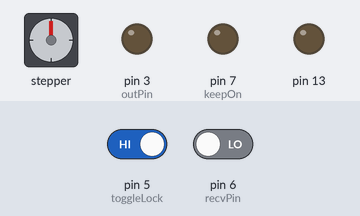
Bench run of a sketch on a simulated Arduino Uno, built with avr-gcc and run on an emulated ATmega328P. On the bench: stepper motor, output pins drawn as LEDs (lit = HIGH). The inputs (shaded band) are chosen by the test bench; at power-on: pin 5 (toggleLock) HIGH, pin 6 (recvPin) LOW. EEPROM starts erased; stepper angles assume 2048 steps per turn.

Above: at 1.2 s.
1.3 s: pin 5 (toggleLock) driven LOW
At 1.45 s:
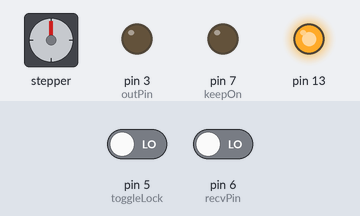
At 8.6 s:
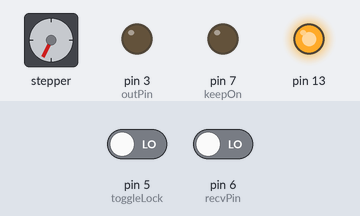
10.3 s: pin 6 (recvPin) driven HIGH
At 10.9 s:
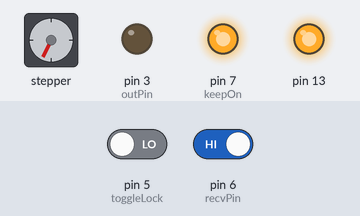
13.6 s: pin 5 (toggleLock) driven LOW
Timing chart, 0 to 20.6 s (numbered marks = the images above; inputs shaded):
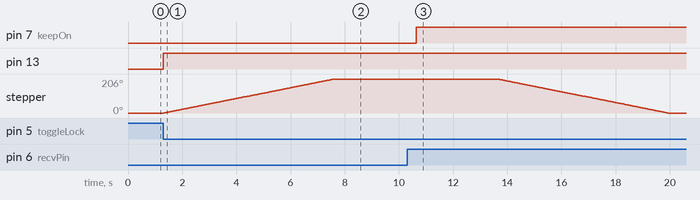

The sketch:

slaveControllerTemplate.ino
```cpp
#include <Stepper.h>
#include <EEPROM.h>
const int stepsPerRevolution = 32;
const float steps_per_out_rev = stepsPerRevolution * 64;

int stepsRequired = 1174;
unsigned char unlockState;
unsigned char prevState;


#define IN1 8
#define IN2 9
#define IN3 10
#define IN4 11
#define recvPin 6
#define outPin 3
#define toggleLock 5
#define keepOn 7

Stepper steppermotor(stepsPerRevolution, IN1, IN3, IN2, IN4);

void setup() {
  //output
  DDRB |= (1 << 5);
  PORTB ^= PORTB;
  DDRD = B10001000;
  PORTD = B00100000;

  if(EEPROM.read(0) == 255){
    EEPROM.write(0, 0);

  } else {

    unlockState = EEPROM.read(0);
  }


  if(unlockState == 1){ //if unlockState is 1 (door is unlocked)

    PORTD |= (1 << outPin);
  }
}


unsigned long prevMillis = millis();

void loop() {

  if((PIND & _BV(recvPin)) >> recvPin == 1){ //resetButton on ESP32 cam can override the lock in case there is no facial match.
    if(unlockState == 0){
      PORTB |= (1 << 5);
      unlockState = 1;
      steppermotor.setSpeed(350);
      steppermotor.step(stepsRequired);
    }
    //reset when unlockState
    delay(2000);
    terminatePwr();

  }

   if((PIND & _BV(toggleLock)) >> toggleLock == 0){
    PORTB |= (1 << 5);
    unlockState ^= 1;
    steppermotor.setSpeed(350);
    (unlockState == 0) ? steppermotor.step(-stepsRequired) : steppermotor.step(stepsRequired);
    delay(2000);
    terminatePwr();
   }

   if(millis() > prevMillis + 60000){ //1 minute global timer
    terminatePwr();
   }


}

void terminatePwr(){

  if(prevState != unlockState) EEPROM.update(0, unlockState); //prevent unnecessary writes
  delay(1000);
  PORTD |= (1 << keepOn);
}
```

Measured:
- after the input at 1.3 s, pin 13: LOW → HIGH at once; stepper: turns 206° clockwise in 6.3 s, starting at once
- after the input at 10.3 s, stepper: stops changing and stays 206°
